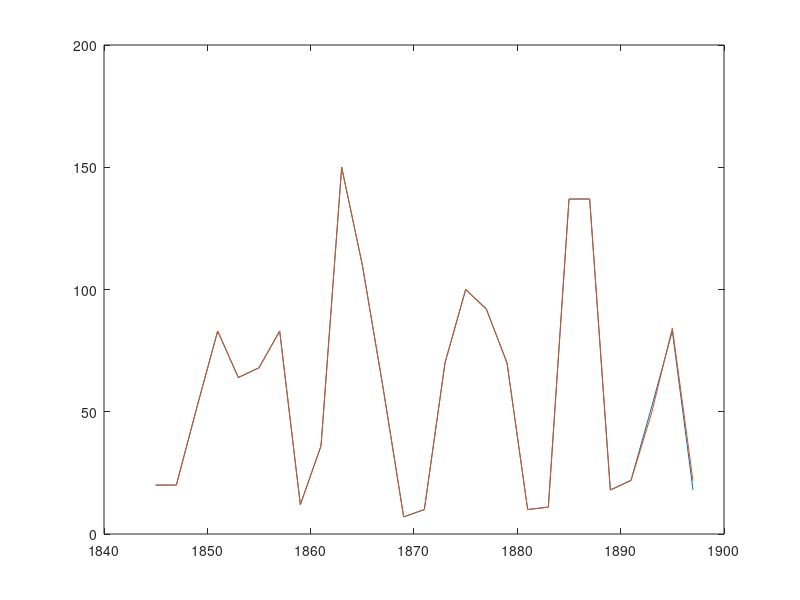
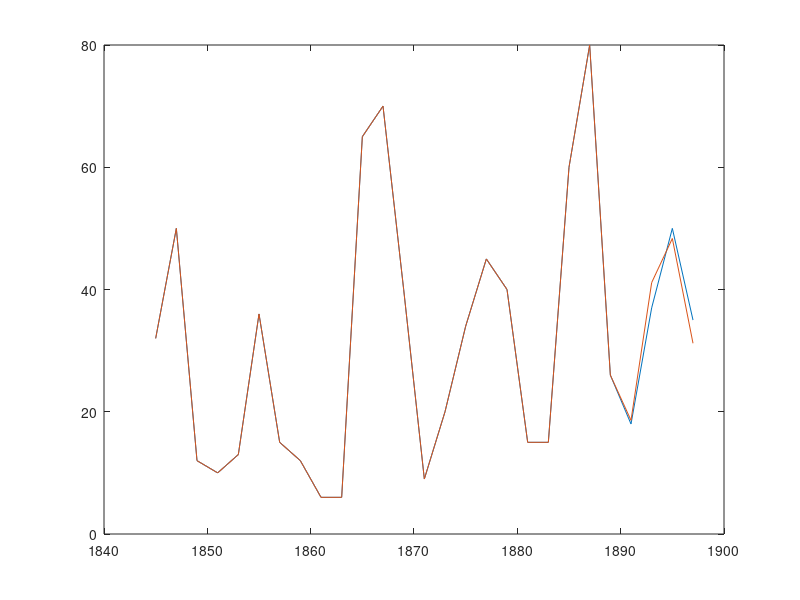
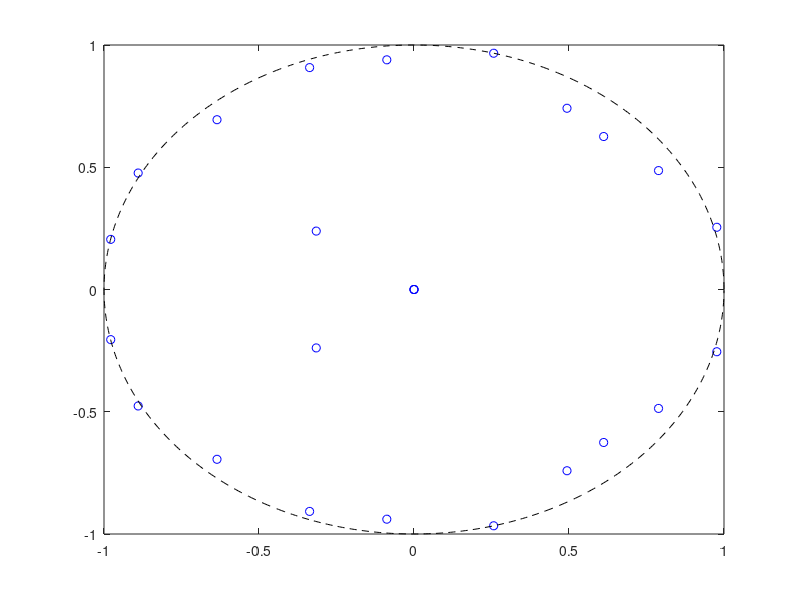
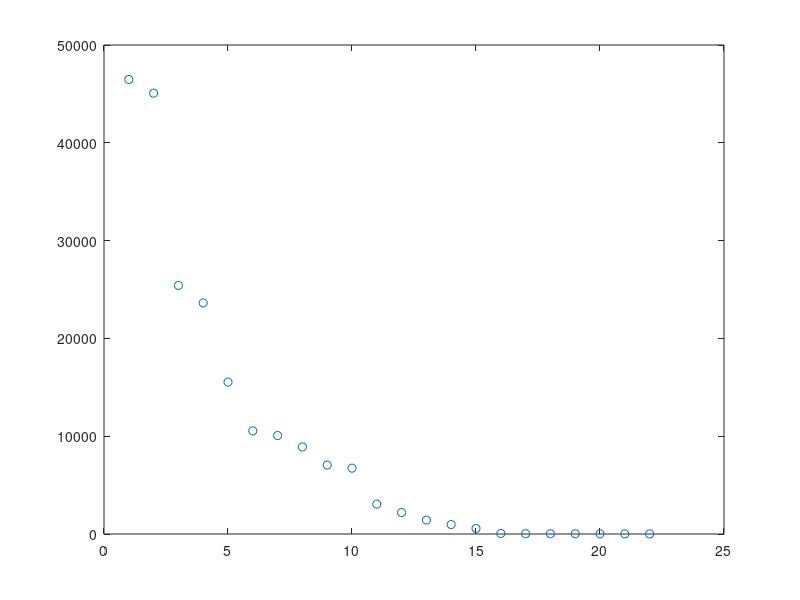

Write MATLAB code to recreate these figures, in order.
%% Homework 1

clear all
close all
clc

lepri = [20 20 52 83 64 68 83 12 36 150 110 60 7 10 70 100 92 70 10 11 137 137 18 22 52 83 18];
linci = [32 50 12 10 13 36 15 12 6 6 65 70 40 9 20 34 45 40 15 15 60 80 26 18 37 50 35];
year = 1845:2:1897;
lepri_test = [10 9 65];
linci_test = [12 12 25];
lepri2 = lepri.^2;
linci2 = linci.^2;
lincilepri = linci.*lepri;
lepri2_test = lepri_test.^2;
linci2_test = linci_test.^2;
lincilepri_test = linci_test.*lepri_test;
year_test = 1899:2:1903;
X = [lepri;linci;lepri2;linci2;lincilepri];
aveX = mean(X,2);
X = X-aveX;


%% Time embedding

timeEmb = 5;
clear H Hp
H=zeros(5*timeEmb,length(lepri)-timeEmb);
for i = 1:timeEmb
    H(i,:) = X(1,i:(end-(timeEmb-(i-1))));
end
for i = 1:timeEmb
    H(timeEmb+i,:) = X(2,i:(end-(timeEmb-(i-1))));
end
for i = 1:timeEmb
    H(2*timeEmb+i,:) = X(3,i:(end-(timeEmb-(i-1))));
end
for i = 1:timeEmb
    H(3*timeEmb+i,:) = X(4,i:(end-(timeEmb-(i-1))));
end
for i = 1:timeEmb
    H(4*timeEmb+i,:) = X(5,i:(end-(timeEmb-(i-1))));
end

Hp=zeros(5*timeEmb,length(lepri)-timeEmb);
for i = 1:timeEmb
    Hp(i,:) = X(1,(i+1):(end-(timeEmb-i)));
end
for i = 1:timeEmb
    Hp(timeEmb+i,:) = X(2,(i+1):(end-(timeEmb-i)));
end
for i = 1:timeEmb
    Hp(2*timeEmb+i,:) = X(3,(i+1):(end-(timeEmb-i)));
end
for i = 1:timeEmb
    Hp(3*timeEmb+i,:) = X(4,(i+1):(end-(timeEmb-i)));
end
for i = 1:timeEmb
    Hp(4*timeEmb+i,:) = X(5,(i+1):(end-(timeEmb-i)));
end

[U,S,V] = svd(H,'econ');

A=Hp*V*inv(S)*U';

clear q state q_initial
q_initial=[];
for i = 1:timeEmb
    q_initial=[q_initial ; X(1,i)];
end
for i = 1:timeEmb
    q_initial=[q_initial ; X(2,i)];
end
for i = 1:timeEmb
    q_initial=[q_initial ; X(3,i)];
end
for i = 1:timeEmb
    q_initial=[q_initial ; X(4,i)];
end
for i = 1:timeEmb
    q_initial=[q_initial ; X(5,i)];
end

q(:,1) = q_initial;
state(:,1) = q(:,1);

for i = 2:length(linci)
    q(:,i) = A*q(:,i-1);
    state(:,i) = q(:,i);
end

state(1,:) = state(1,:)+aveX(1);
state(timeEmb+1,:) = state(timeEmb+1,:)+aveX(2);
lepri_save = state(1,:);
linci_save = state(timeEmb+1,:);

figure
plot(year,lepri)
hold on
plot(year,state(1,:))

figure
plot(year,linci)
hold on
plot(year,state(timeEmb+1,:))

figure
plot(real(eig(A)),imag(eig(A)),'bo')
hold on
plot(cos(0:0.01:2*pi),sin(0:0.01:2*pi),'k--')

figure
plot(diag(S),'o')


clear q state q_initial
q_initial=[];
for i = 1:timeEmb
    q_initial=[q_initial ; X(1,end-(timeEmb-i))];
end
for i = 1:timeEmb
    q_initial=[q_initial ; X(2,end-(timeEmb-i))];
end
for i = 1:timeEmb
    q_initial=[q_initial ; X(3,end-(timeEmb-i))];
end
for i = 1:timeEmb
    q_initial=[q_initial ; X(4,end-(timeEmb-i))];
end
for i = 1:timeEmb
    q_initial=[q_initial ; X(5,end-(timeEmb-i))];
end
q(:,1) = q_initial;
state(:,1) = q(:,1);

for i = 2:(timeEmb+length(linci_test))
    q(:,i) = A*q(:,i-1);
    state(:,i) = q(:,i);
end

state(1,:) = state(1,:)+aveX(1);
state(timeEmb+1,:) = state(timeEmb+1,:)+aveX(2);
lepri_save = [lepri_save state(1,end-2:end)];
linci_save = [linci_save state(timeEmb+1,end-2:end)];

figure
plot([year(1,end-(timeEmb-1):end) year_test],[X(1,end-(timeEmb-1):end)+aveX(1) lepri_test])
hold on
plot([year(1,end-(timeEmb-1):end) year_test],state(1,:))

figure
plot([year(1,end-(timeEmb-1):end) year_test],[X(2,end-(timeEmb-1):end)+aveX(2) lepri_test])
hold on
plot([year(1,end-(timeEmb-1):end) year_test],state(timeEmb+1,:))

%% Final plot
figure
subplot(1,2,1)
plot([year year_test],[lepri lepri_test],'LineWidth',1.5)
hold on
plot([year year_test],lepri_save,'LineWidth',1.5)
xlabel('Year')
ylabel('Number of hare individuals (thousands)')
legend('Real','DMD')
xlim([min(year) max(year_test)])
ylim([0 160])

subplot(1,2,2)
plot([year year_test],[linci linci_test],'LineWidth',1.5)
hold on
plot([year year_test],linci_save,'LineWidth',1.5)
xlabel('Year')
ylabel('Number of lynx individuals (thousands)')
legend('Real','DMD')
xlim([min(year) max(year_test)])
ylim([0 160])